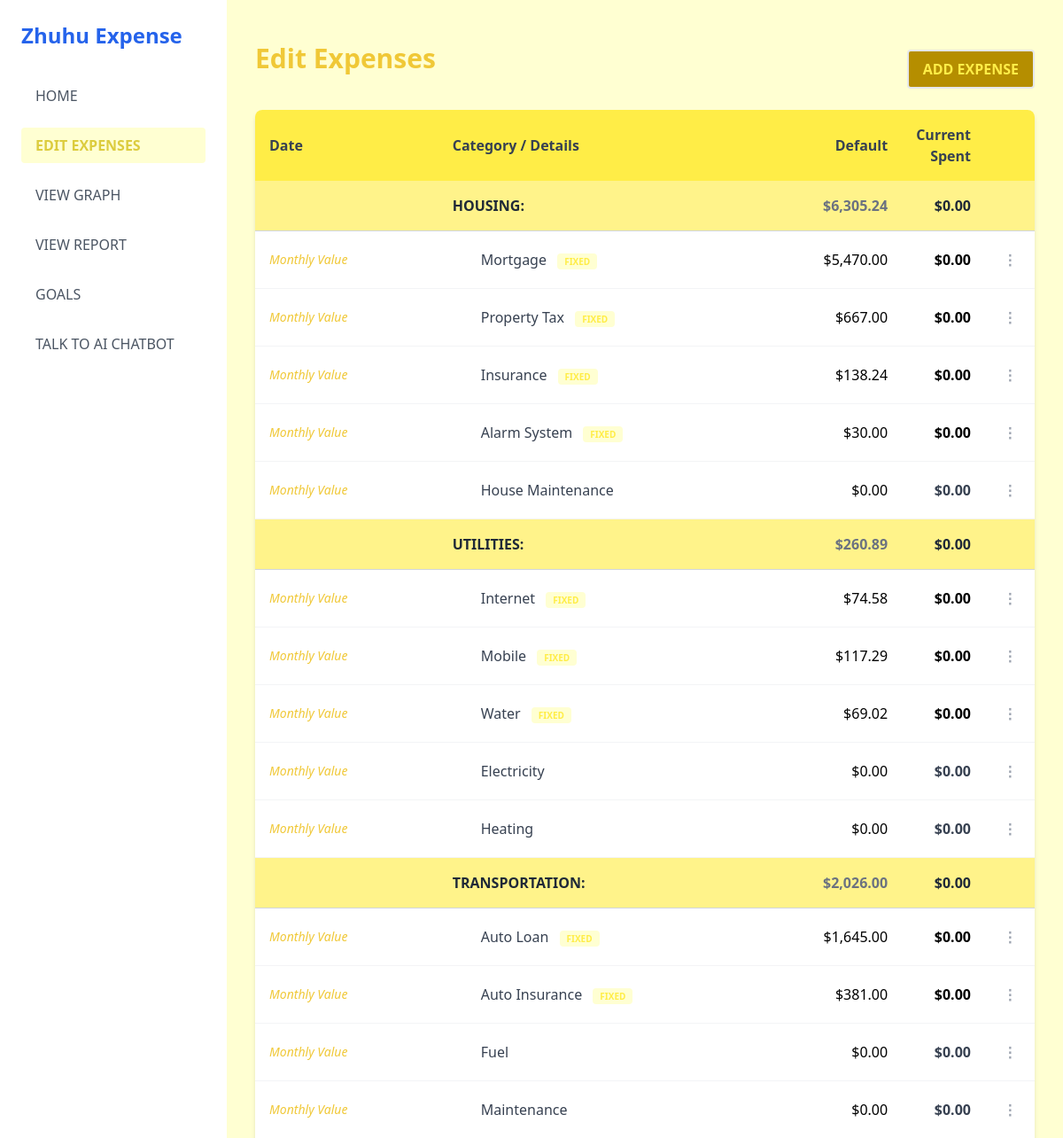
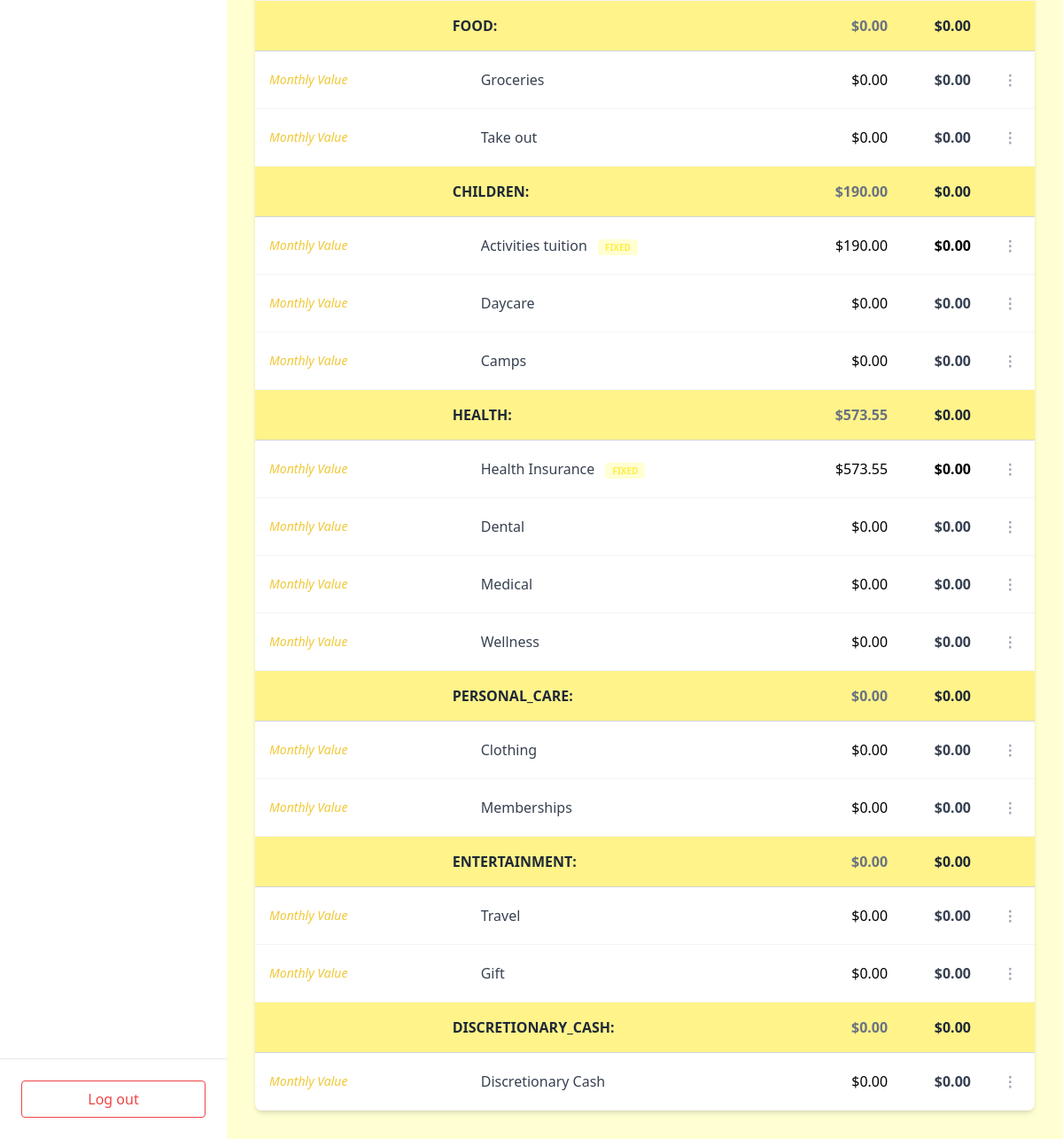
/edit (signed in), run on the app's committed database (2 pictures, top to bottom).
### tables this page shows
CREATE TABLE expense_items (
            item_id INTEGER PRIMARY KEY,
            category_id INTEGER NOT NULL,
            name TEXT NOT NULL,
            type TEXT NOT NULL CHECK(type IN ('Fixed', 'Unfixed')),
            default_amount REAL NOT NULL DEFAULT 0,
            FOREIGN KEY (category_id) REFERENCES categories(category_id)
        );

CREATE TABLE categories (
            category_id INTEGER PRIMARY KEY, 
            name TEXT UNIQUE NOT NULL
        );

### app.py (the view)
@app.route('/edit')
def edit_expenses():
    if not session.get('login'):
        return redirect('/')
    conn = get_db()
    rows = conn.execute("""
        SELECT c.name AS category,
               ei.item_id, ei.name AS item_name, ei.type,
               ei.default_amount,
               COALESCE(latest.amount, 0) AS current_spent
        FROM expense_items ei
        JOIN categories c ON ei.category_id = c.category_id
        LEFT JOIN (
            SELECT item_id, amount
            FROM expense_records
            WHERE record_id IN (
                SELECT MAX(record_id)
                FROM expense_records
                GROUP BY item_id
            )
        ) latest ON ei.item_id = latest.item_id
        ORDER BY c.category_id, ei.item_id
    """).fetchall()
    conn.close()
    all_data = {}
    for row in rows:
        cat = row['category']
        if cat not in all_data:
            all_data[cat] = {'rows': [], 'fixed_total': 0}
        all_data[cat]['rows'].append(row)
        all_data[cat]['fixed_total'] += row['default_amount']
    return render_template('edit.html', data=all_data)

### app.py (called while the page is built)
def get_db():
    conn = sqlite3.connect('database.db')
    conn.row_factory = sqlite3.Row
    conn.execute("PRAGMA foreign_keys = ON")
    return conn

def get_last_reset_week():
    connection = sqlite3.connect('database.db')
    cursor = connection.cursor()
    try:
        cursor.execute("""
            CREATE TABLE IF NOT EXISTS app_state (
                key TEXT PRIMARY KEY,
                value TEXT
            )
        """)
        connection.commit()
        row = cursor.execute(
            "SELECT value FROM app_state WHERE key = 'last_reset_week'"
        ).fetchone()
        return row[0] if row else None
    finally:
        connection.close()

@app.before_request
def check_for_weekly_reset():
    if not session.get('login'):
        return
    today = datetime.now().date()
    days_since_sunday = (today.weekday() + 1) % 7
    this_sunday = today - timedelta(days=days_since_sunday)
    this_sunday_str = this_sunday.strftime('%Y-%m-%d')
    current_year, current_week, _ = today.isocalendar()
    week_str = f"{current_year}-W{current_week}"
    last_reset_week = get_last_reset_week()
    if last_reset_week != week_str:
        is_first_week = this_sunday.day <= 7
        reset_expenses(this_sunday_str, is_first_week)
        set_last_reset_week(week_str)
        print(f"Weekly reset triggered for {this_sunday_str} (first_week={is_first_week})")

### templates/edit.html (shortened to what this page needs)
<!DOCTYPE html>
<html lang="en">
<head>
    <script src="https://cdn.tailwindcss.com"></script>
</head>
<body class="bg-gray-100 font-sans flex h-screen overflow-hidden">
    <aside class="w-64 bg-white shadow-md flex flex-col justify-between hidden md:flex">
        <div class="p-6">
            <h2 class="text-2xl font-bold text-blue-600 mb-8">Zhuhu Expense</h2>
            <nav class="space-y-4">
                <a href="home" class="block text-gray-600 hover:bg-[#FFC3C0] py-2 px-4 rounded">HOME</a>
                <a href="edit" class="block text-[#DCCC3E] font-bold bg-[#FFFFD2] py-2 px-4 rounded">EDIT EXPENSES</a>
                <a href="graph" class="block text-gray-600 hover:bg-[#BDDCB3] py-2 px-4 rounded">VIEW GRAPH</a>
                <a href="report" class="block text-gray-600 hover:bg-[#D4E0FA] py-2 px-4 rounded">VIEW REPORT</a>
                <a href="goals" class="block text-gray-600 hover:bg-[#BCB2E6] py-2 px-4 rounded">GOALS</a>
                <a href="chat" class="block text-gray-600 hover:bg-[#F0C7F0] py-2 px-4 rounded">TALK TO AI CHATBOT</a>
            </nav>
        </div>
        <div class="p-6 border-t">
            <a href="/" class="block text-center w-full border border-red-500 text-red-500 hover:bg-red-50 py-2 rounded">Log out</a>
        </div>
    </aside>
    <main class="flex-1 p-8 overflow-y-auto bg-[#FFFFD2]">
        <div class="flex justify-between items-center mb-6">
            <h1 class="text-3xl font-bold text-[#F0C837]">Edit Expenses</h1>
            <div class="space-x-3">
                <a href="{{ url_for('add_expense') }}" class="mt-6 bg-[#B58E00] inline-block border-2 px-4 py-2 rounded font-bold text-[#FFED47] hover:text-[#CFC03B]">
                    ADD EXPENSE
                </a>
            </div>
        </div>
        <div class="bg-white rounded-lg shadow-md overflow-hidden">
            <table class="w-full text-left border-collapse">
                <thead>
                    <tr class="bg-[#FFED47] text-gray-700">
                        <th class="p-4 font-semibold w-1/4">Date</th>
                        <th class="p-4 font-semibold w-1/2">Category / Details</th>
                        <th class="p-4 font-semibold text-right">Default</th>
                        <th class="p-4 font-semibold text-right">Current Spent</th>
                        <th class="p-4 w-12 text-center"></th>
                    </tr>
                </thead>
                <tbody>
                    {% for category_name, info in data.items() %}
                        <tr class="bg-[#FFF38A] border-b border-gray-300">
                            <td class="p-4"></td>
                            <td class="p-4 font-bold text-gray-800 uppercase">{{ category_name }}:</td>
                            <td class="p-4 font-bold text-gray-500 text-right">
                                ${{ "{:,.2f}".format(info['fixed_total']) }}
                            </td>
                            <td class="p-4 font-bold text-gray-800 text-right">
                                ${{ "{:,.2f}".format(info['rows'] | sum(attribute='current_spent')) }}
                            </td>
                            <td class="p-4"></td>
                        </tr>
                        {% for item in info['rows'] %}
                        <tr class="border-b border-gray-100 hover:bg-gray-50">
                            <td class="p-4 text-[#F0C837] text-sm italic">Monthly Value</td>
                            <td class="p-4 pl-12 text-gray-700">
                                {{ item['item_name'] }}
                                {% if item['type'] == 'Fixed' %}
                                    <span class="ml-2 text-[10px] bg-[#FFFFD2] text-[#FFED47] px-2 py-0.5 rounded font-bold">FIXED</span>
                                {% endif %}
                            </td>
                            <td class="p-4 text-[gray-400] text-right">
                                ${{ "{:,.2f}".format(item['default_amount']) }}
                            </td>
                            <td class="p-4 text-right">
                                {% if item['current_spent'] > item['default_amount'] %}
                                    <span class="text-[#FFE713] font-semibold">
                                        ${{ "{:,.2f}".format(item['current_spent']) }}
                                    </span>
                                {% elif item['current_spent'] < item['default_amount'] %}
                                    <span class="text-[green-600] font-semibold">
                                        ${{ "{:,.2f}".format(item['current_spent']) }}
                                    </span>
                                {% else %}
                                    <span class="text-gray-700 font-semibold">
                                        ${{ "{:,.2f}".format(item['current_spent']) }}
                                    </span>
                                {% endif %}
                            </td>
                            <td class="p-4 text-center">
                                <div class="relative inline-block text-left group">
                                    <button class="text-gray-400 hover:text-gray-800 font-bold p-1">⋮</button>
                                </div>
                            </td>
                        </tr>
                        {% endfor %}
                    {% endfor %}
                </tbody>
            </table>
        </div>
    </main>
</body>
</html>

### data on the page
expense_items: name "HOUSING", fixed_total "6,305.24", rows|sum "0.00", item_name "Mortgage", type "FIXED", default_amount "5,470.00", current_spent "0.00"
expense_items: item_name "Property Tax", type "FIXED", default_amount "667.00", current_spent "0.00"
expense_items: item_name "Insurance", type "FIXED", default_amount "138.24", current_spent "0.00"
expense_items: item_name "Alarm System", type "FIXED", default_amount "30.00", current_spent "0.00"
expense_items: item_name "House Maintenance", default_amount "0.00", current_spent "0.00"
expense_items: name "UTILITIES", fixed_total "260.89", rows|sum "0.00", item_name "Internet", type "FIXED", default_amount "74.58", current_spent "0.00"
expense_items: item_name "Mobile", type "FIXED", default_amount "117.29", current_spent "0.00"
expense_items: item_name "Water", type "FIXED", default_amount "69.02", current_spent "0.00"
expense_items: item_name "Electricity", default_amount "0.00", current_spent "0.00"
expense_items: item_name "Heating", default_amount "0.00", current_spent "0.00"
expense_items: name "TRANSPORTATION", fixed_total "2,026.00", rows|sum "0.00", item_name "Auto Loan", type "FIXED", default_amount "1,645.00", current_spent "0.00"
expense_items: item_name "Auto Insurance", type "FIXED", default_amount "381.00", current_spent "0.00"
expense_items: item_name "Fuel", default_amount "0.00", current_spent "0.00"
expense_items: item_name "Maintenance", default_amount "0.00", current_spent "0.00"
expense_items: name "FOOD", fixed_total "0.00", rows|sum "0.00", item_name "Groceries", default_amount "0.00", current_spent "0.00"
expense_items: item_name "Take out", default_amount "0.00", current_spent "0.00"
expense_items: name "CHILDREN", fixed_total "190.00", rows|sum "0.00", item_name "Activities tuition", type "FIXED", default_amount "190.00", current_spent "0.00"
expense_items: item_name "Daycare", default_amount "0.00", current_spent "0.00"
expense_items: item_name "Camps", default_amount "0.00", current_spent "0.00"
expense_items: name "HEALTH", fixed_total "573.55", rows|sum "0.00", item_name "Health Insurance", type "FIXED", default_amount "573.55", current_spent "0.00"
expense_items: item_name "Dental", default_amount "0.00", current_spent "0.00"
expense_items: item_name "Medical", default_amount "0.00", current_spent "0.00"
expense_items: item_name "Wellness", default_amount "0.00", current_spent "0.00"
expense_items: name "PERSONAL_CARE", fixed_total "0.00", rows|sum "0.00", item_name "Clothing", default_amount "0.00", current_spent "0.00"
expense_items: item_name "Memberships", default_amount "0.00", current_spent "0.00"
expense_items: name "ENTERTAINMENT", fixed_total "0.00", rows|sum "0.00", item_name "Travel", default_amount "0.00", current_spent "0.00"
expense_items: item_name "Gift", default_amount "0.00", current_spent "0.00"
expense_items: name "DISCRETIONARY_CASH", fixed_total "0.00", rows|sum "0.00", item_name "Discretionary Cash", default_amount "0.00", current_spent "0.00"
